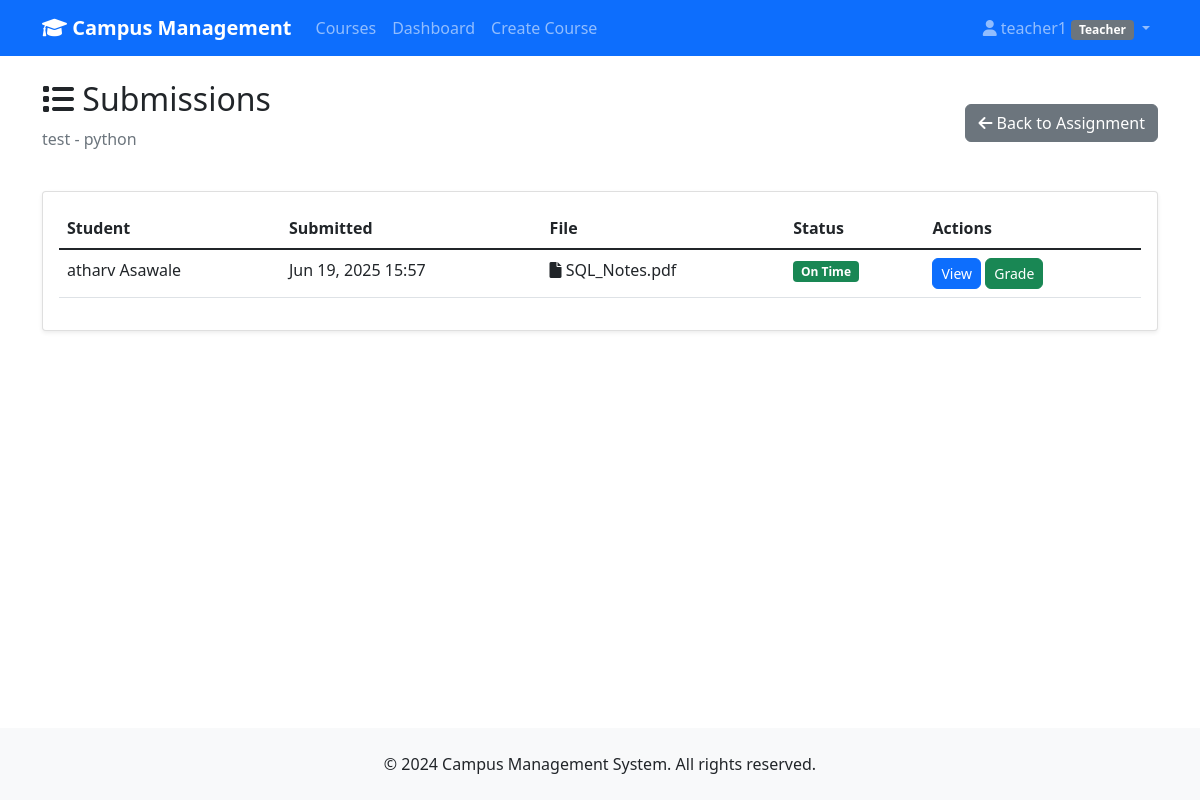
The app's page /submissions/assignment/1/submissions/ (signed in) with its own data.
### accounts/models.py (models this page shows, shortened)
class User(AbstractUser):
    ROLE_CHOICES = [
        ('student', 'Student'),
        ('teacher', 'Teacher'),
        ('admin', 'Admin'),
    ]
    role = models.CharField(max_length=10, choices=ROLE_CHOICES, default='student')
    phone = models.CharField(max_length=15, blank=True)
    address = models.TextField(blank=True)
    date_of_birth = models.DateField(null=True, blank=True)
    def is_student(self):
        return self.role == 'student' and not self.is_superuser
    def is_teacher(self):
        return self.role == 'teacher'and not self.is_superuser

### courses/models.py (models this page shows, shortened)
class Assignment(models.Model):
    course = models.ForeignKey(Course, on_delete=models.CASCADE, related_name='assignments')
    title = models.CharField(max_length=200)
    description = models.TextField()
    due_date = models.DateTimeField()
    max_marks = models.PositiveIntegerField(default=100)
    created_at = models.DateTimeField(auto_now_add=True)
    class Meta:
        ordering = ['due_date']

class Course(models.Model):
    title = models.CharField(max_length=200)
    description = models.TextField()
    teacher = models.ForeignKey(
        settings.AUTH_USER_MODEL,
        on_delete=models.CASCADE,
        related_name='taught_courses'
    )
    credits = models.PositiveIntegerField(validators=[MinValueValidator(1), MaxValueValidator(6)])
    start_date = models.DateField()
    end_date = models.DateField()
    max_students = models.PositiveIntegerField(default=30)
    created_at = models.DateTimeField(auto_now_add=True)
    class Meta:
        ordering = ['-created_at']

### submissions/models.py (models this page shows, shortened)
class Submission(models.Model):
    student = models.ForeignKey(
        settings.AUTH_USER_MODEL,
        on_delete=models.CASCADE,
        related_name='submissions'
    )
    assignment = models.ForeignKey(
        Assignment,
        on_delete=models.CASCADE,
        related_name='submissions'
    )
    file = models.FileField(upload_to=submission_file_path)
    content = models.TextField(blank=True, help_text="Optional text submission")
    submitted_at = models.DateTimeField(auto_now_add=True)
    updated_at = models.DateTimeField(auto_now=True)
    class Meta:
        unique_together = ('student', 'assignment')
        ordering = ['-submitted_at']
    def filename(self):
        return os.path.basename(self.file.name) if self.file else None

### submissions/views.py (the view)
class SubmissionListView(LoginRequiredMixin, UserPassesTestMixin, ListView):
    model = Submission
    template_name = 'submissions/submission_list.html'
    context_object_name = 'submissions'
    paginate_by = 20
    def test_func(self):
        return (self.request.user.is_teacher() or
                self.request.user.is_admin_user())
    def get_queryset(self):
        assignment = get_object_or_404(Assignment, pk=self.kwargs['assignment_pk'])
        return Submission.objects.filter(assignment=assignment).select_related('student')
    def get_context_data(self, **kwargs):
        context = super().get_context_data(**kwargs)
        context['assignment'] = get_object_or_404(Assignment, pk=self.kwargs['assignment_pk'])
        return context

### templates/submissions/submission_list.html (shortened to what this page needs)
{% extends 'base.html' %}
{% block content %}
<div class="d-flex justify-content-between align-items-center mb-4">
    <div>
        <h2><i class="fas fa-list"></i> Submissions</h2>
        <p class="text-muted">{{ assignment.title }} - {{ assignment.course.title }}</p>
    </div>
    <a href="{% url 'courses:assignment_detail' assignment.pk %}" class="btn btn-secondary">
        <i class="fas fa-arrow-left"></i> Back to Assignment
    </a>
</div>
{% if submissions %}
    <div class="card">
        <div class="card-body">
            <div class="table-responsive">
                <table class="table table-hover">
                    <thead>
                        <tr>
                            <th>Student</th>
                            <th>Submitted</th>
                            <th>File</th>
                            <th>Status</th>
                            <th>Actions</th>
                        </tr>
                    </thead>
                    <tbody>
                        {% for submission in submissions %}
                            <tr>
                                <td>{{ submission.student.get_full_name|default:submission.student.username }}</td>
                                <td>{{ submission.submitted_at|date:"M d, Y H:i" }}</td>
                                <td>
                                    {% if submission.file %}
                                        <i class="fas fa-file"></i> {{ submission.filename }}
                                    {% else %}
                                        <span class="text-muted">Text only</span>
                                    {% endif %}
                                </td>
                                <td>
                                    {% if submission.submitted_at > assignment.due_date %}
                                        <span class="badge bg-warning">Late</span>
                                    {% else %}
                                        <span class="badge bg-success">On Time</span>
                                    {% endif %}
                                </td>
                                <td>
                                    <a href="{% url 'submissions:submission_detail' assignment.pk submission.pk %}" class="btn btn-primary btn-sm">
                                        View
                                    </a>
                                    <a href="{% url 'courses:grade_assignment' assignment.pk submission.student.pk %}" class="btn btn-success btn-sm">
                                        Grade
                                    </a>
                                </td>
                            </tr>
                        {% endfor %}
                    </tbody>
                </table>
            </div>
        </div>
    </div>
{% else %}
    <div class="alert alert-info">
        <i class="fas fa-info-circle"></i> No submissions received yet.
    </div>
{% endif %}
{% endblock %}

### templates/base.html (shortened to what this page needs)
<!DOCTYPE html>
<html lang="en">
<head>
    <link href="https://cdn.jsdelivr.net/npm/bootstrap@5.1.3/dist/css/bootstrap.min.css" rel="stylesheet">
    <link href="https://cdnjs.cloudflare.com/ajax/libs/font-awesome/6.0.0/css/all.min.css" rel="stylesheet">
</head>
<body>
    <nav class="navbar navbar-expand-lg navbar-dark bg-primary">
        <div class="container">
            <a class="navbar-brand" href="{% url 'home' %}">
                <i class="fas fa-graduation-cap"></i> Campus Management
            </a>
            <div class="collapse navbar-collapse" id="navbarNav">
                <ul class="navbar-nav me-auto">
                    <li class="nav-item">
                        <a class="nav-link" href="{% url 'courses:course_list' %}">Courses</a>
                    </li>
                    {% if user.is_authenticated %}
                        <li class="nav-item">
                            <a class="nav-link" href="{% url 'accounts:dashboard' %}">Dashboard</a>
                        </li>
                        {% if user.is_teacher or user.is_admin_user %}
                            <li class="nav-item">
                                <a class="nav-link" href="{% url 'courses:course_create' %}">Create Course</a>
                            </li>
                        {% endif %}
                    {% endif %}
                </ul>
                <ul class="navbar-nav">
                    {% if user.is_authenticated %}
                        <li class="nav-item dropdown">
                            <a class="nav-link dropdown-toggle" href="#" id="navbarDropdown" role="button" data-bs-toggle="dropdown">
                                <i class="fas fa-user"></i> {{ user.username }}
                                <span class="badge bg-secondary">{{ user.get_role_display }}</span>
                            </a>
                        </li>
                    {% endif %}
                </ul>
            </div>
        </div>
    </nav>
    <main class="container mt-4">
        {% block content %}
        {% endblock %}
    </main>
    <footer class="bg-light py-4 mt-5">
        <div class="container text-center">
            <p class="mb-0">&copy; 2024 Campus Management System. All rights reserved.</p>
        </div>
    </footer>
</body>
</html>

### templates/base.html (style rules this page uses)
.navbar-brand { font-weight: bold; }
.card { box-shadow: 0 0.125rem 0.25rem rgba(0, 0, 0, 0.075); border: 1px solid rgba(0, 0, 0, 0.125); }
.btn { border-radius: 0.375rem; }
.badge { font-size: 0.75em; }
footer { background-color: #f8f9fa; margin-top: auto; }
body { display: flex; flex-direction: column; min-height: 100vh; }
main { flex: 1; }

### records on screen
User: username "teacher1", role "Teacher"
Assignment: title "test", course "python"
Submission: student.get_full_name "atharv Asawale", submitted_at "Jun 19, 2025 15:57", filename "SQL_Notes.pdf", shows "On Time"
